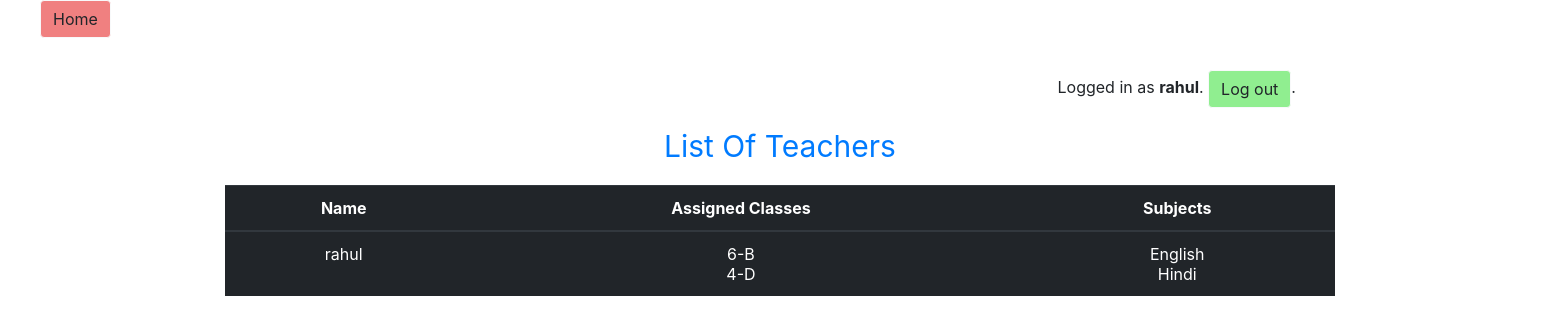
The page /teachers/ (signed in) on the database its author committed.
### user/models.py (models this page shows, shortened)
class User(AbstractUser):
    is_student = models.BooleanField(default=False)
    is_teacher = models.BooleanField(default=False)

class Teacher(models.Model):
	user = models.OneToOneField(User,on_delete=models.CASCADE,primary_key=True)
	assign_class = models.ManyToManyField(ClassesName)
	subjects = models.ManyToManyField(Subjects)

class ClassesName(models.Model):
	name = models.CharField(max_length=3)
	def __str__(self):
		return self.name

class Subjects(models.Model):
	name = models.CharField(max_length=12)
	def __str__(self):
		return self.name

### book/views.py (the view)
# urls.py: path('teachers/',views.teachers,name='teachers'),
@login_required
def teachers(request):
    if request.user.is_teacher or request.user.is_superuser:
        teacher=Teacher.objects.all()
        return render(request,'teacher.html',{'teachers':teacher})
    else :
        return HttpResponse('User Is Not Authorized')

### book/templates/teacher.html (shortened to what this page needs)
<head>
	<link rel="stylesheet" href="https://maxcdn.bootstrapcdn.com/bootstrap/4.0.0/css/bootstrap.min.css">
</head>
<body>
	 <ul id="nav">
            <a href="{% url 'home' %}" class="btn btn-light Home">Home</a>
          </ul>
{% if user.is_authenticated %}
<div class="container">
   <p class="pt-3" style="position: relative;
    left: 75%;">Logged in as <strong>{{ user.username }}</strong>. <a href="{% url 'logout' %}" class="btn btn-light logout" role="button">Log out</a>.</p>
   {% endif %}
   <center>
 	<p class="text-primary list_of_students">List Of Teachers </p>
	</center>
<table class="table table-dark" id="example" style="width: 100%">
	<thead>
		<tr style="text-align: center;" >
			<th> Name </th>
			<th> Assigned Classes </th>
			<th> Subjects </th>
		</tr>
  </thead>
		<tbody>
		{% for teacher in teachers %}
    	<tr style="text-align: center;">
			<td>{{teacher.user}}</td>
			<td>{% for class in teacher.assign_class.all %} {{class}}<br>{% endfor %}</td>
			<td>{% for subject in teacher.subjects.all %}{{subject}}<br>{% endfor %}</td>
		</tr>
		{% endfor %}
    </tbody>
   </table>
</div>
</body>

### book/templates/teacher.html (style rules this page uses)
.logout { color: #212529; background-color: lightgreen; border-color: #f8f9fa; }
.list_of_students { font-size: 30px; }
.Home { color: #212529; background-color: lightcoral; border-color: #f8f9fa; }

### rows shown on the page
User: username "rahul"
Teacher: user "rahul"
ClassesName: name "6-B"
ClassesName: name "4-D"
Subjects: name "English"
Subjects: name "Hindi"
